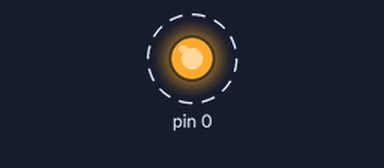
A sketch run on a simulated Arduino Uno, built with avr-gcc and run on an emulated ATmega328P. Shown: output pins drawn as LEDs (lit = HIGH). Dashed ring = blinking.

Above: at 0.5 s.
Timing chart, 0 to 4.6 s (numbered marks = the images above):
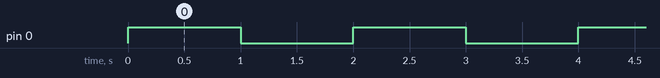

The sketch:

book_blink.ino
```cpp
// 書籍『CH32V003開発ガイドブック』2.2 節の Blink（LED_BUILTIN を PC0 に置換したもの）をそのまま写したもの。
// scripts/arduino.sh compile の供給元比較（tasks 1.4）に使う。維持サンプルではない。
void setup() {
  pinMode(PC0, OUTPUT);
}

void loop() {
  digitalWrite(PC0, HIGH);
  delay(1000);
  digitalWrite(PC0, LOW);
  delay(1000);
}
```

Measured:
- by itself, pin 0: alternates HIGH for 1.0 s and LOW for 1.0 s
